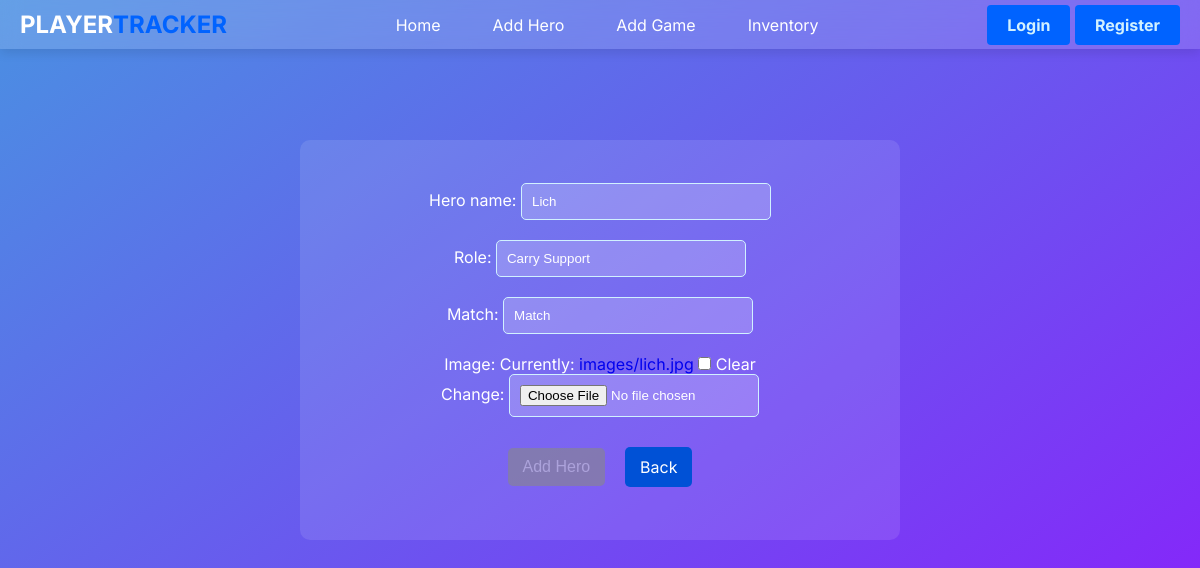
Page /heroes/hero/update/8/ on the committed database.
### hero/models.py (models this page shows, shortened)
class Hero(models.Model):
    hero_id = models.AutoField(primary_key = True)
    hero_name = models.CharField(max_length = 69)
    role = models.CharField(max_length = 69)
    match = models.CharField(max_length = 69)
    image = models.ImageField(upload_to = 'images/', blank = True, null = True)

### hero/views.py (the view)
# urls.py: path('hero/update/<int:id>/', views.hero_update, name='hero_update'),
def hero_update(request, id):
    hero = get_object_or_404(Hero, hero_id=id)
    if request.method == 'POST':
        form = HeroForm(request.POST, instance=hero)
        if form.is_valid():
            form.save()
            return redirect('hero_list')
    else:
        form = HeroForm(instance=hero)
    return render(request, 'hero_form.html', {'form': form})

### hero/forms.py
class HeroForm(forms.ModelForm):
    class Meta:
        model = Hero
        fields = ['hero_id', 'hero_name', 'role', 'match', 'image']

### hero/templates/hero_form.html (shortened to what this page needs)
{% extends 'navbar.html' %}
{% block content %}
<body>
    <div class="container">
        <form method="post" enctype="multipart/form-data" id="hero-form">
            {{ form.as_p }}
            <div class="buttons">
                <button type="submit" class="button" id="addHeroButton" disabled>Add Hero</button>
                <a href="javascript:history.back()" class="btn-back">Back</a>
            </div>
        </form>
    </div>
</body>
</html>
{% endblock %}

### trackersystem/static/css/global.css (style rules this page uses)
* { margin: 0; padding: 0; box-sizing: border-box; }
body { font-family: Inter, sans-serif; background: linear-gradient(to bottom right, #4A90E2, #9013FE); display: flex; flex-direction: column; align-items: center; min-height: 100vh; color: #fff; margin-top: 70px; }
a { text-decoration: none; }
.container { text-align: center; padding: 50px 20px; }
button, .btn { display: inline-block; padding: 10px 15px; margin: 10px 0; text-decoration: none; border: none; cursor: pointer; font-size: 1rem; border-radius: 5px; transition: background-color 0.3s ease; }
button[type="submit"], .btn-delete, .btn-save { background-color: #0063FF; color: white; }
button[type="submit"]:disabled, .btn-cancel { background-color: #888; color: #ccc; cursor: not-allowed; opacity: 0.6; }
form { display: flex; flex-direction: column; align-items: center; background-color: rgba(255, 255, 255, 0.1); padding: 30px; border-radius: 10px; width: 100%; max-width: 600px; margin-top: 20px; }
.container input[type="text"], .hero-form select, input[type="file"], textarea { background-color: rgba(255, 255, 255, 0.2); border: 1px solid #D1F1FF; color: #fff; padding: 10px; margin-bottom: 20px; border-radius: 5px; width: 250px; max-width: 500px; justify-content: center; }
.container form { width: 1000px; height: 400px; justify-content: center; align-items: center; }
.btn-save, .btn-back { margin-top: 10px; padding: 10px 15px; }
.buttons { display: flex; justify-content: center; gap: 20px; align-items: center; }
.btn-back { background-color: #0051D6; color: white; text-align: center; text-decoration: none; border: none; cursor: pointer; transition: background-color 0.3s ease; display: inline-block; padding: 10px 15px; margin: 10px 0; text-decoration: none; border: none; font-size: 1rem; border-radius: 5px; }

### rows in the picture
Hero: hero_name "Lich", role "Carry Support", match "Match"
